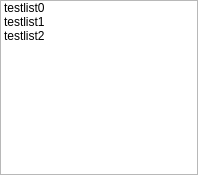
<?xml version="1.0" encoding="UTF-8"?>
<ui version="4.0">
 <class>Playlist</class>
 <widget class="QWidget" name="Playlist">
  <property name="geometry">
   <rect>
    <x>0</x>
    <y>0</y>
    <width>198</width>
    <height>175</height>
   </rect>
  </property>
  <property name="windowTitle">
   <string>Form</string>
  </property>
  <layout class="QGridLayout" name="gridLayout">
   <property name="leftMargin">
    <number>0</number>
   </property>
   <property name="topMargin">
    <number>0</number>
   </property>
   <property name="rightMargin">
    <number>0</number>
   </property>
   <property name="bottomMargin">
    <number>0</number>
   </property>
   <property name="spacing">
    <number>0</number>
   </property>
   <item row="0" column="0">
    <widget class="MediaList" name="List">
     <property name="focusPolicy">
      <enum>Qt::NoFocus</enum>
     </property>
     <property name="verticalScrollBarPolicy">
      <enum>Qt::ScrollBarAsNeeded</enum>
     </property>
     <property name="horizontalScrollBarPolicy">
      <enum>Qt::ScrollBarAlwaysOff</enum>
     </property>
     <item>
      <property name="text">
       <string>testlist0</string>
      </property>
     </item>
     <item>
      <property name="text">
       <string>testlist1</string>
      </property>
     </item>
     <item>
      <property name="text">
       <string>testlist2</string>
      </property>
     </item>
    </widget>
   </item>
  </layout>
 </widget>
 <customwidgets>
  <customwidget>
   <class>MediaList</class>
   <extends>QListWidget</extends>
   <header location="global">medialist.h</header>
  </customwidget>
 </customwidgets>
 <resources/>
 <connections/>
</ui>
